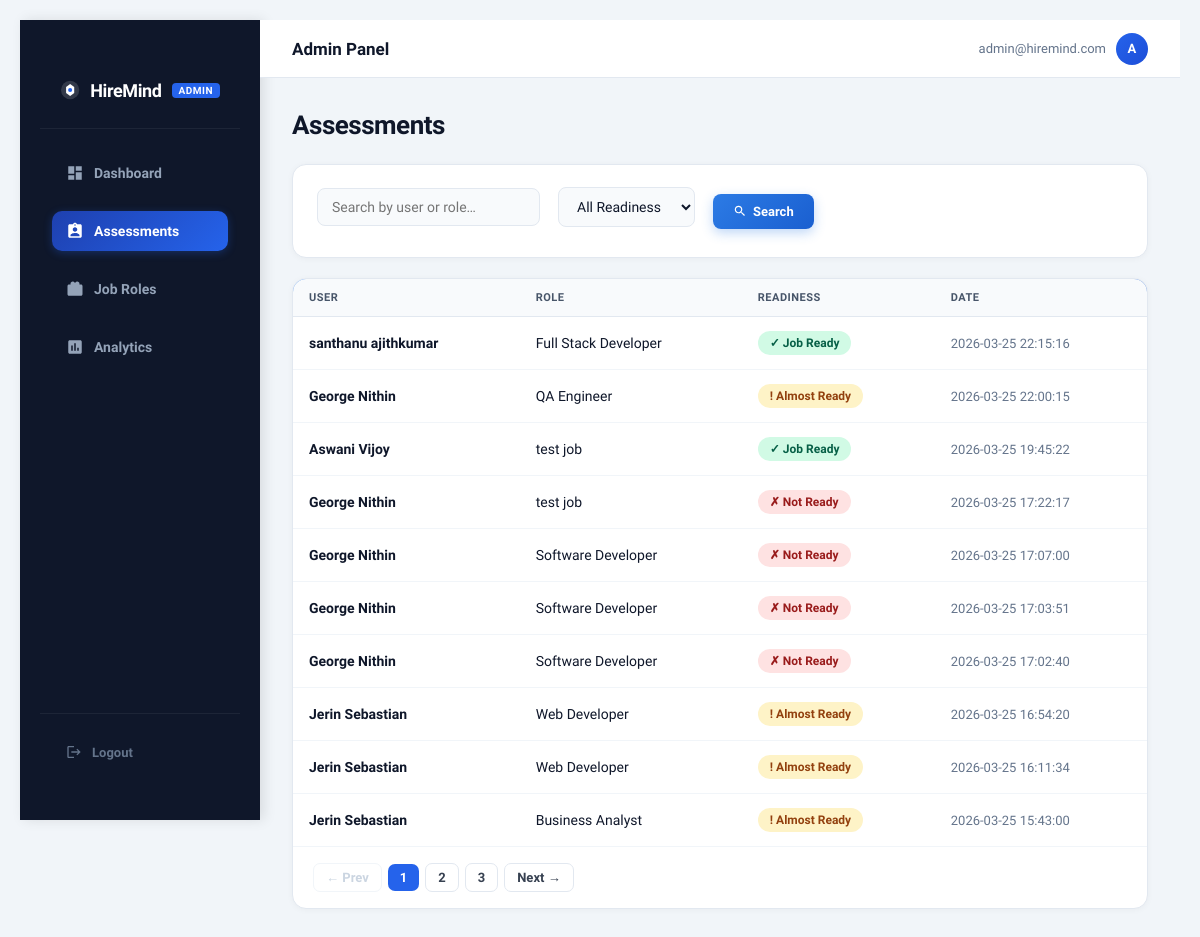
Before: /admin/assessments (signed in) with the older database file.
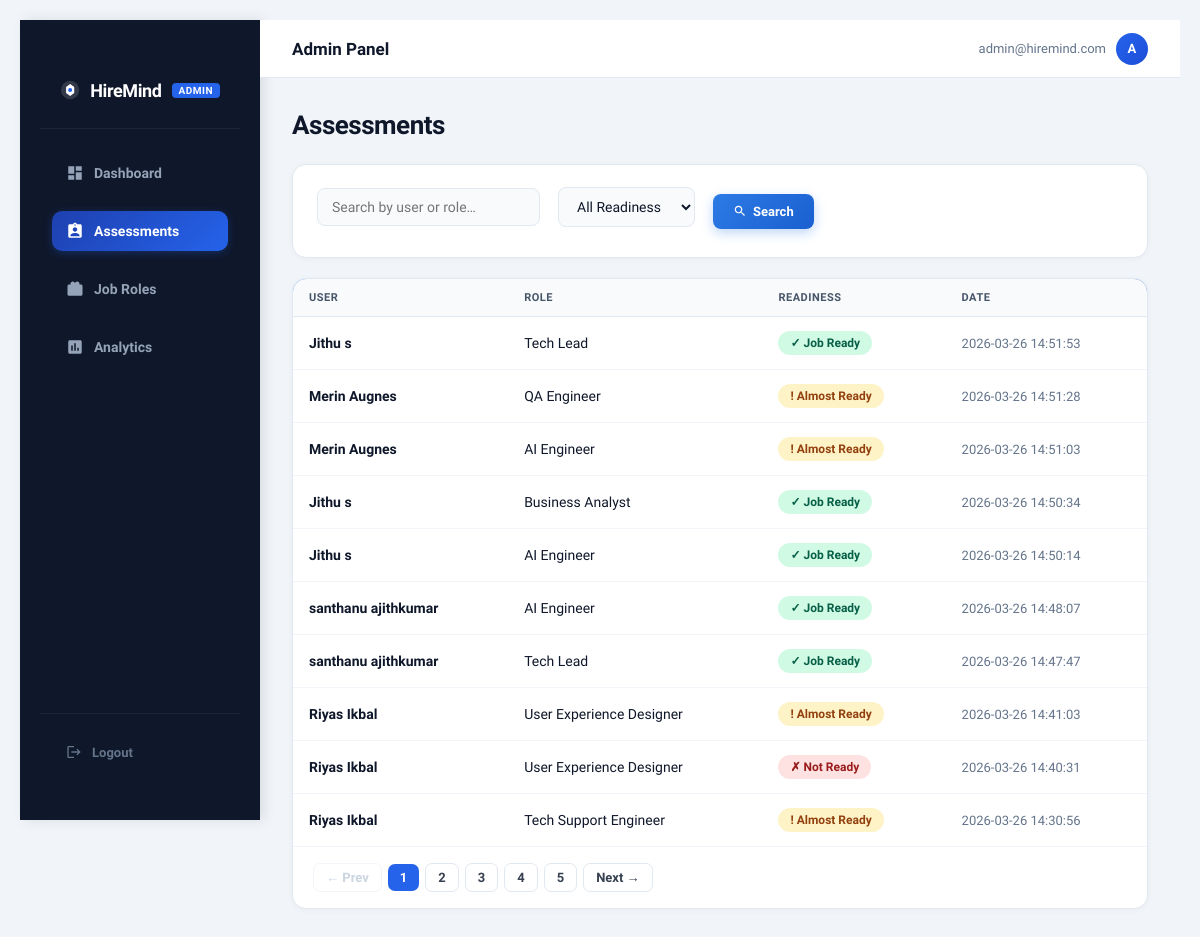
After: the same page with the newer database file.
### tables this page shows
CREATE TABLE assessments (
            id INTEGER PRIMARY KEY AUTOINCREMENT,
            user_id INTEGER,
            job_role TEXT,
            total_gap INTEGER,
            readiness TEXT,
            created_at TEXT,
            FOREIGN KEY (user_id) REFERENCES users(id)
        );

CREATE TABLE users (
            id INTEGER PRIMARY KEY AUTOINCREMENT,
            name TEXT,
            email TEXT UNIQUE,
            password_hash TEXT,
            role TEXT DEFAULT 'user'
        );

### app.py (the view)
@app.route('/admin/assessments')
def admin_assessments():
    if not admin_required():
        return redirect(url_for('login'))
    search = request.args.get('search', '')
    readiness = request.args.get('readiness', '')
    page = max(1, int(request.args.get('page', 1)))  # prevent page < 1
    limit = 10
    offset = (page - 1) * limit
    conn = sqlite3.connect("hiremind.db", timeout=10)
    cursor = conn.cursor()
    query = """
    SELECT users.name, job_role, readiness, created_at
    FROM assessments
    JOIN users ON users.id = assessments.user_id
    WHERE 1=1
    """
    params = []
    if search:
        query += " AND (users.name LIKE ? OR job_role LIKE ?)"
        params.extend([f"%{search}%", f"%{search}%"])
    if readiness:
        query += " AND readiness = ?"
        params.append(readiness)
    query += " ORDER BY created_at DESC LIMIT ? OFFSET ?"
    params.extend([limit, offset])
    cursor.execute(query, params)
    data = cursor.fetchall()
    count_query = """
    SELECT COUNT(*)
    FROM assessments
    JOIN users ON users.id = assessments.user_id
    WHERE 1=1
    """
    count_params = []
    if search:
        count_query += " AND (users.name LIKE ? OR job_role LIKE ?)"
        count_params.extend([f"%{search}%", f"%{search}%"])
    if readiness:
        count_query += " AND readiness = ?"
        count_params.append(readiness)
    cursor.execute(count_query, count_params)
    total_records = cursor.fetchone()[0]
    total_pages = (total_records + limit - 1) // limit
    conn.close()
    return render_template(
        "admin_assessments.html",
        data=data,
        total_pages=total_pages
    )

### app.py (called while the page is built)
def admin_required():
    if 'user_id' not in session or not session.get('is_admin'):
        return False
    return True

### templates/admin_assessments.html (shortened to what this page needs)
{% extends "admin_base.html" %}
{% block content %}
<h2>Assessments</h2>
<div class="card" style="margin-bottom:20px;">
    <form method="get" style="display:flex;align-items:center;gap:10px;flex-wrap:wrap;margin:0;">
        <input type="text" name="search" placeholder="Search by user or role…" value="{{ request.args.get('search','') }}" style="min-width:200px;">
        <select name="readiness">
            <option value="">All Readiness</option>
        </select>
        <button type="submit" class="btn-primary" style="margin:0;">
            <svg width="14" height="14" viewBox="0 0 24 24" fill="currentColor"><path d="M15.5 14h-.79l-.28-.27C15.41 12.59 16 11.11 16 9.5 16 5.91 13.09 3 9.5 3S3 5.91 3 9.5 5.91 16 9.5 16c1.61 0 3.09-.59 4.23-1.57l.27.28v.79l5 4.99L20.49 19l-4.99-5zm-6 0C7.01 14 5 11.99 5 9.5S7.01 5 9.5 5 14 7.01 14 9.5 11.99 14 9.5 14z"/></svg>
            Search
        </button>
    </form>
</div>
<div class="card" style="padding:0;overflow:hidden;">
    <table class="modern-table">
        <thead>
            <tr>
                <th>User</th>
                <th>Role</th>
                <th>Readiness</th>
                <th>Date</th>
            </tr>
        </thead>
        <tbody>
            {% for r in data %}
            <tr>
                <td style="font-weight:600;">{{ r[0] }}</td>
                <td>{{ r[1] }}</td>
                <td>
                    <span style="
                        display:inline-flex;align-items:center;gap:4px;
                        padding:5px 12px;border-radius:20px;font-size:12px;font-weight:700;
                        background:{% if 'Job Ready' in r[2] %}#d1fae5;color:#065f46{% elif 'Almost' in r[2] %}#fef3c7;color:#92400e{% else %}#fee2e2;color:#991b1b{% endif %};
                    ">
                        {% if 'Job Ready' in r[2] %}✓{% elif 'Almost' in r[2] %}!{% else %}✗{% endif %}
                        {{ r[2] }}
                    </span>
                </td>
                <td style="color:#64748b;font-size:13px;">{{ r[3] }}</td>
            </tr>
            {% endfor %}
        </tbody>
    </table>
    {% set page = request.args.get('page',1)|int %}
    <div style="padding:16px 20px;border-top:1px solid #f1f5f9;display:flex;align-items:center;gap:6px;flex-wrap:wrap;">
        {% if page > 1 %}
        <a href="?page={{ page-1 }}&search={{ request.args.get('search','') }}&readiness={{ request.args.get('readiness','') }}"
           style="padding:6px 12px;border:1.5px solid #e2e8f0;border-radius:7px;font-size:13px;font-weight:600;color:#374151;text-decoration:none;transition:all 0.2s;">← Prev</a>
        {% else %}
        <span style="padding:6px 12px;border:1.5px solid #f1f5f9;border-radius:7px;font-size:13px;font-weight:600;color:#cbd5e1;">← Prev</span>
        {% endif %}
        {% for p in range(1, total_pages + 1) %}
            {% if p == page %}
            <span style="padding:6px 12px;background:#2563eb;color:white;border-radius:7px;font-size:13px;font-weight:700;">{{ p }}</span>
            {% else %}
            <a href="?page={{ p }}&search={{ request.args.get('search','') }}&readiness={{ request.args.get('readiness','') }}"
               style="padding:6px 12px;border:1.5px solid #e2e8f0;border-radius:7px;font-size:13px;font-weight:600;color:#374151;text-decoration:none;">{{ p }}</a>
            {% endif %}
        {% endfor %}
        {% if page < total_pages %}
        <a href="?page={{ page+1 }}&search={{ request.args.get('search','') }}&readiness={{ request.args.get('readiness','') }}"
           style="padding:6px 12px;border:1.5px solid #e2e8f0;border-radius:7px;font-size:13px;font-weight:600;color:#374151;text-decoration:none;">Next →</a>
        {% else %}
        <span style="padding:6px 12px;border:1.5px solid #f1f5f9;border-radius:7px;font-size:13px;font-weight:600;color:#cbd5e1;">Next →</span>
        {% endif %}
    </div>
</div>
{% endblock %}

Changed rows visible on the page:
no longer on this page (row unchanged): assessments: name "santhanu ajithkumar", job_role "Full Stack Developer", readiness "Job Ready", created_at "2026-03-25 22:15:16"
no longer on this page (row unchanged): assessments: name "George Nithin", job_role "QA Engineer", readiness "Almost Ready", created_at "2026-03-25 22:00:15"
removed assessments: name "Aswani Vijoy", job_role "test job", readiness "Job Ready", created_at "2026-03-25 19:45:22"
removed assessments: name "George Nithin", job_role "test job", readiness "Not Ready", created_at "2026-03-25 17:22:17"
no longer on this page (row unchanged): assessments: name "George Nithin", job_role "Software Developer", readiness "Not Ready", created_at "2026-03-25 17:07:00"
no longer on this page (row unchanged): assessments: name "George Nithin", job_role "Software Developer", readiness "Not Ready", created_at "2026-03-25 17:03:51"
no longer on this page (row unchanged): assessments: name "George Nithin", job_role "Software Developer", readiness "Not Ready", created_at "2026-03-25 17:02:40"
no longer on this page (row unchanged): assessments: name "Jerin Sebastian", job_role "Web Developer", readiness "Almost Ready", created_at "2026-03-25 16:54:20"
no longer on this page (row unchanged): assessments: name "Jerin Sebastian", job_role "Web Developer", readiness "Almost Ready", created_at "2026-03-25 16:11:34"
no longer on this page (row unchanged): assessments: name "Jerin Sebastian", job_role "Business Analyst", readiness "Almost Ready", created_at "2026-03-25 15:43:00"
added assessments: name "Jithu s", job_role "Tech Lead", readiness "Job Ready", created_at "2026-03-26 14:51:53"
added assessments: name "Merin Augnes", job_role "QA Engineer", readiness "Almost Ready", created_at "2026-03-26 14:51:28"
added assessments: name "Merin Augnes", job_role "AI Engineer", readiness "Almost Ready", created_at "2026-03-26 14:51:03"
added assessments: name "Jithu s", job_role "Business Analyst", readiness "Job Ready", created_at "2026-03-26 14:50:34"
added assessments: name "Jithu s", job_role "AI Engineer", readiness "Job Ready", created_at "2026-03-26 14:50:14"
added assessments: name "santhanu ajithkumar", job_role "AI Engineer", readiness "Job Ready", created_at "2026-03-26 14:48:07"
added assessments: name "santhanu ajithkumar", job_role "Tech Lead", readiness "Job Ready", created_at "2026-03-26 14:47:47"
added assessments: name "Riyas Ikbal", job_role "User Experience Designer", readiness "Almost Ready", created_at "2026-03-26 14:41:03"
added assessments: name "Riyas Ikbal", job_role "User Experience Designer", readiness "Not Ready", created_at "2026-03-26 14:40:31"
added assessments: name "Riyas Ikbal", job_role "Tech Support Engineer", readiness "Almost Ready", created_at "2026-03-26 14:30:56"
Other visible differences:
new list line: "4"
new list line: "5"
